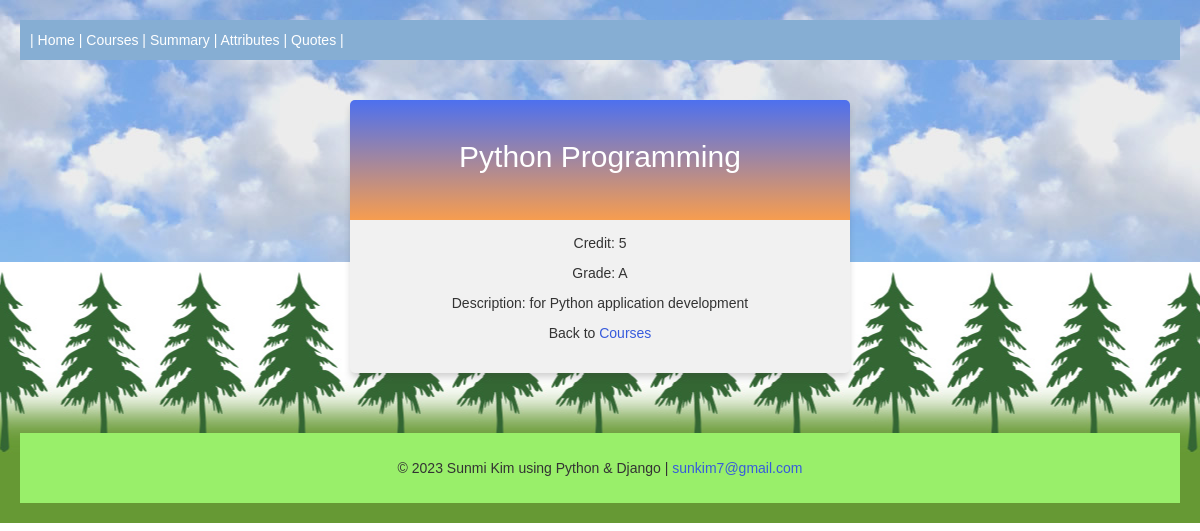
Page /courses/details/4 on the committed database.
### courses/models.py (models this page shows, shortened)
class Course(models.Model):
    title = models.CharField(max_length=255)
    credit = models.IntegerField()
    grade = models.CharField(max_length=20)
    description = models.CharField(max_length=255, null=True)

### courses/views.py (the view)
# urls.py: path('courses/details/<int:id>', views.details, name='details'),
def details(request, id):
    mycourse = Course.objects.get(id=id)
    template = loader.get_template('details.html')
    context = {
        'mycourse': mycourse,
    }
    return HttpResponse(template.render(context, request))

### courses/templates/details.html (shortened to what this page needs)
{% extends "master.html" %}
{% block content %}
  <div class="mycard">
    <h2>{{ mycourse.title }}</h2>
    <p>Credit: {{ mycourse.credit }}</p>
    <p>Grade: {{ mycourse.grade }}</p>
    <p>Description: {{ mycourse.description }}</p>
    <p>Back to <a href="/courses">Courses</a></p>
  </div>
{% endblock %}

### mystaticfiles/mystyles.css (style rules this page uses)
body { font-family: "verdana", "Arial", "Helvetica"; margin: 20px; background-image: url(images2/tree.jpg), url(images2/sky_bg.jpg); background-repeat: repeat-x, repeat-x; background-position: center bottom, center top; }
.mycard { background-color: #f1f1f1; background-image: linear-gradient(to bottom, #4D70EF, #f79d4f); background-size: 100% 120px; background-repeat: no-repeat; margin: 40px auto; width: 500px; border-radius: 5px; box-shadow: 0 5px 7px -1px rgba(51, 51, 51, 0.23); padding: 20px; }
.mycard h2 { text-align: center; color: #ffffff; margin:20px 0 60px 0; }
a:link, a:visited { color: #375BDC; }
h1, h3, p { text-align: center; }

### rows in the picture
Course: title "Python Programming", credit "5", grade "A", description "for Python application development"
